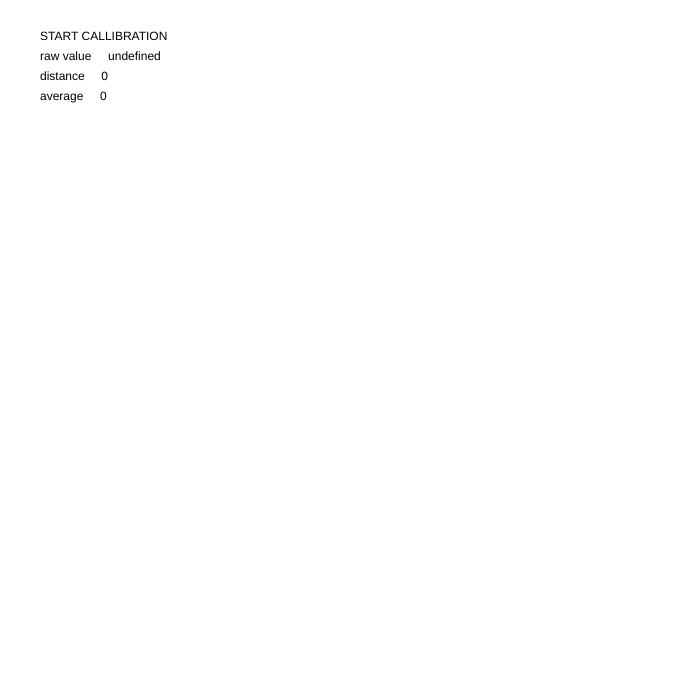
Frame 1 (no input)
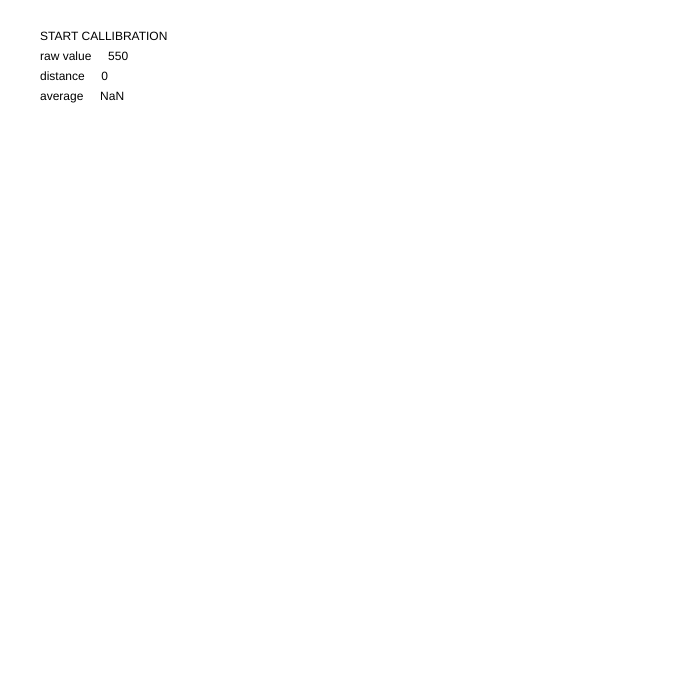
Frame 60 (no input)
Frame 120 (the mouse pressed at the canvas centre since frame 60): identical to frame 60, image omitted

The p5.js sketch that drew these frames (run headless with seeded random() and noise() and a simulated clock; from frame 60 on, the mouse is pressed at the canvas centre):

// p5.js sketch
// ── sketch.js
// Pseudocode TO DO NEXT:
// once the values are fluctuating less that 6 numbers up or down, 
// then start storing those values into an array called restingNumbers
// once the array is 40 numbers long, stop storing the data.
// text read: CALLIBRATION OVER
// create an average number of sensor[0]'s array and store that in a variable called resting.

var sliderTemp; //the sensor will replace this later
var restingNumbers = [];
var isCallibrationReady = [];
var readingVal, gd;
var distanceofvalues = 0;
var averageValpreCal = 0;
var sum = 0;

function setup() {
  createCanvas(700, 700);
  gd = new getReadingChange();
  sliderTemp = createSlider(500, 600, 550); //the sensor will replace this later


}

function draw() {
  background(255);
  text('START CALLIBRATION', 40, 40);
  text('raw value     ' + readingVal, 40, 60);
  text('distance     ' + distanceofvalues, 40, 80);
  text('average     ' + averageValpreCal, 40, 100);
  console.log('sum is     ' + sum);
  console.log('calibrationReading' + isCallibrationReady);
  console.log(readingVal);
  gd.display();
  readingVal = sliderTemp.value();



  isCallibrationReady.push(distanceofvalues);
  if (isCallibrationReady.length > 10) { // write over the 10 numbers in the array
    isCallibrationReady.splice(0, 1);
  }
  for (var i = 0; i < isCallibrationReady.length; i++) {
    var num = Number(isCallibrationReady[i]);
    sum = sum + num;
  }
  
  
averageValpreCal = sum/isCallibrationReady.length;


} //draw ends

function togglestages() {
  if (callibrationPreStage == true) {
    callibrationPreStage = false;
    callibrationStage = true;
  }

}

function getReadingChange() {
  this.currentVal = readingVal;
  console.log('cv' + this.currentVal);
  this.previousVal = readingVal;
  this.lastcheck = 0;

  this.display = function() {
    this.currentVal = readingVal;

    if (millis() - this.lastcheck > 100) { //read every 10th of a second
      distanceofvalues = abs(this.currentVal - this.previousVal);
      // console.log('changeAmount:  ' + distanceofvalues);
      this.previousVal = this.currentVal;
      this.lastcheck = millis();
    }
  }
}
